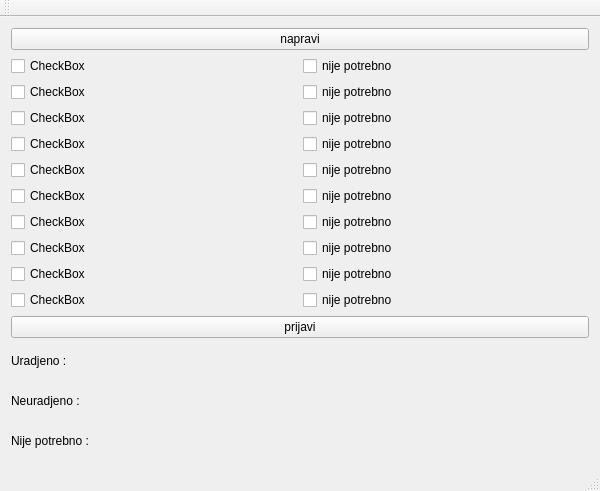
<?xml version="1.0" encoding="UTF-8"?>
<ui version="4.0">
 <class>MainWindow</class>
 <widget class="QMainWindow" name="MainWindow">
  <property name="geometry">
   <rect>
    <x>0</x>
    <y>0</y>
    <width>600</width>
    <height>491</height>
   </rect>
  </property>
  <property name="windowTitle">
   <string>MainWindow</string>
  </property>
  <widget class="QWidget" name="centralWidget">
   <layout class="QHBoxLayout" name="horizontalLayout_2">
    <item>
     <layout class="QVBoxLayout" name="verticalLayout_5">
      <item>
       <layout class="QVBoxLayout" name="verticalLayout_4">
        <item>
         <widget class="QPushButton" name="napravi">
          <property name="text">
           <string>napravi</string>
          </property>
         </widget>
        </item>
        <item>
         <layout class="QHBoxLayout" name="horizontalLayout">
          <item>
           <layout class="QVBoxLayout" name="verticalLayout_2">
            <item>
             <layout class="QVBoxLayout" name="verticalLayout">
              <item>
               <widget class="QCheckBox" name="checkBox">
                <property name="enabled">
                 <bool>true</bool>
                </property>
                <property name="text">
                 <string>CheckBox</string>
                </property>
               </widget>
              </item>
              <item>
               <widget class="QCheckBox" name="checkBox_2">
                <property name="enabled">
                 <bool>true</bool>
                </property>
                <property name="text">
                 <string>CheckBox</string>
                </property>
               </widget>
              </item>
              <item>
               <widget class="QCheckBox" name="checkBox_3">
                <property name="enabled">
                 <bool>true</bool>
                </property>
                <property name="text">
                 <string>CheckBox</string>
                </property>
               </widget>
              </item>
              <item>
               <widget class="QCheckBox" name="checkBox_4">
                <property name="enabled">
                 <bool>true</bool>
                </property>
                <property name="text">
                 <string>CheckBox</string>
                </property>
               </widget>
              </item>
              <item>
               <widget class="QCheckBox" name="checkBox_5">
                <property name="enabled">
                 <bool>true</bool>
                </property>
                <property name="text">
                 <string>CheckBox</string>
                </property>
               </widget>
              </item>
              <item>
               <widget class="QCheckBox" name="checkBox_6">
                <property name="enabled">
                 <bool>true</bool>
                </property>
                <property name="text">
                 <string>CheckBox</string>
                </property>
               </widget>
              </item>
              <item>
               <widget class="QCheckBox" name="checkBox_7">
                <property name="enabled">
                 <bool>true</bool>
                </property>
                <property name="text">
                 <string>CheckBox</string>
                </property>
               </widget>
              </item>
              <item>
               <widget class="QCheckBox" name="checkBox_8">
                <property name="enabled">
                 <bool>true</bool>
                </property>
                <property name="text">
                 <string>CheckBox</string>
                </property>
               </widget>
              </item>
              <item>
               <widget class="QCheckBox" name="checkBox_9">
                <property name="enabled">
                 <bool>true</bool>
                </property>
                <property name="text">
                 <string>CheckBox</string>
                </property>
               </widget>
              </item>
              <item>
               <widget class="QCheckBox" name="checkBox_10">
                <property name="text">
                 <string>CheckBox</string>
                </property>
               </widget>
              </item>
             </layout>
            </item>
           </layout>
          </item>
          <item>
           <layout class="QVBoxLayout" name="verticalLayout_3">
            <item>
             <widget class="QCheckBox" name="checkBox_11">
              <property name="enabled">
               <bool>true</bool>
              </property>
              <property name="text">
               <string>nije potrebno</string>
              </property>
             </widget>
            </item>
            <item>
             <widget class="QCheckBox" name="checkBox_12">
              <property name="enabled">
               <bool>true</bool>
              </property>
              <property name="text">
               <string>nije potrebno</string>
              </property>
             </widget>
            </item>
            <item>
             <widget class="QCheckBox" name="checkBox_13">
              <property name="enabled">
               <bool>true</bool>
              </property>
              <property name="text">
               <string>nije potrebno</string>
              </property>
             </widget>
            </item>
            <item>
             <widget class="QCheckBox" name="checkBox_14">
              <property name="enabled">
               <bool>true</bool>
              </property>
              <property name="text">
               <string>nije potrebno</string>
              </property>
             </widget>
            </item>
            <item>
             <widget class="QCheckBox" name="checkBox_15">
              <property name="enabled">
               <bool>true</bool>
              </property>
              <property name="text">
               <string>nije potrebno</string>
              </property>
             </widget>
            </item>
            <item>
             <widget class="QCheckBox" name="checkBox_16">
              <property name="enabled">
               <bool>true</bool>
              </property>
              <property name="text">
               <string>nije potrebno</string>
              </property>
             </widget>
            </item>
            <item>
             <widget class="QCheckBox" name="checkBox_17">
              <property name="enabled">
               <bool>true</bool>
              </property>
              <property name="text">
               <string>nije potrebno</string>
              </property>
             </widget>
            </item>
            <item>
             <widget class="QCheckBox" name="checkBox_18">
              <property name="enabled">
               <bool>true</bool>
              </property>
              <property name="text">
               <string>nije potrebno</string>
              </property>
             </widget>
            </item>
            <item>
             <widget class="QCheckBox" name="checkBox_20">
              <property name="text">
               <string>nije potrebno</string>
              </property>
             </widget>
            </item>
            <item>
             <widget class="QCheckBox" name="checkBox_19">
              <property name="text">
               <string>nije potrebno</string>
              </property>
             </widget>
            </item>
           </layout>
          </item>
         </layout>
        </item>
        <item>
         <widget class="QPushButton" name="prijavi">
          <property name="enabled">
           <bool>true</bool>
          </property>
          <property name="text">
           <string>prijavi</string>
          </property>
         </widget>
        </item>
       </layout>
      </item>
      <item>
       <widget class="QLabel" name="label">
        <property name="text">
         <string>Uradjeno : </string>
        </property>
       </widget>
      </item>
      <item>
       <widget class="QLabel" name="label_2">
        <property name="text">
         <string>Neuradjeno : </string>
        </property>
       </widget>
      </item>
      <item>
       <widget class="QLabel" name="label_3">
        <property name="text">
         <string>Nije potrebno :</string>
        </property>
       </widget>
      </item>
     </layout>
    </item>
   </layout>
  </widget>
  <widget class="QMenuBar" name="menuBar">
   <property name="geometry">
    <rect>
     <x>0</x>
     <y>0</y>
     <width>600</width>
     <height>21</height>
    </rect>
   </property>
  </widget>
  <widget class="QToolBar" name="mainToolBar">
   <attribute name="toolBarArea">
    <enum>TopToolBarArea</enum>
   </attribute>
   <attribute name="toolBarBreak">
    <bool>false</bool>
   </attribute>
  </widget>
  <widget class="QStatusBar" name="statusBar"/>
 </widget>
 <layoutdefault spacing="6" margin="11"/>
 <resources/>
 <connections/>
</ui>
